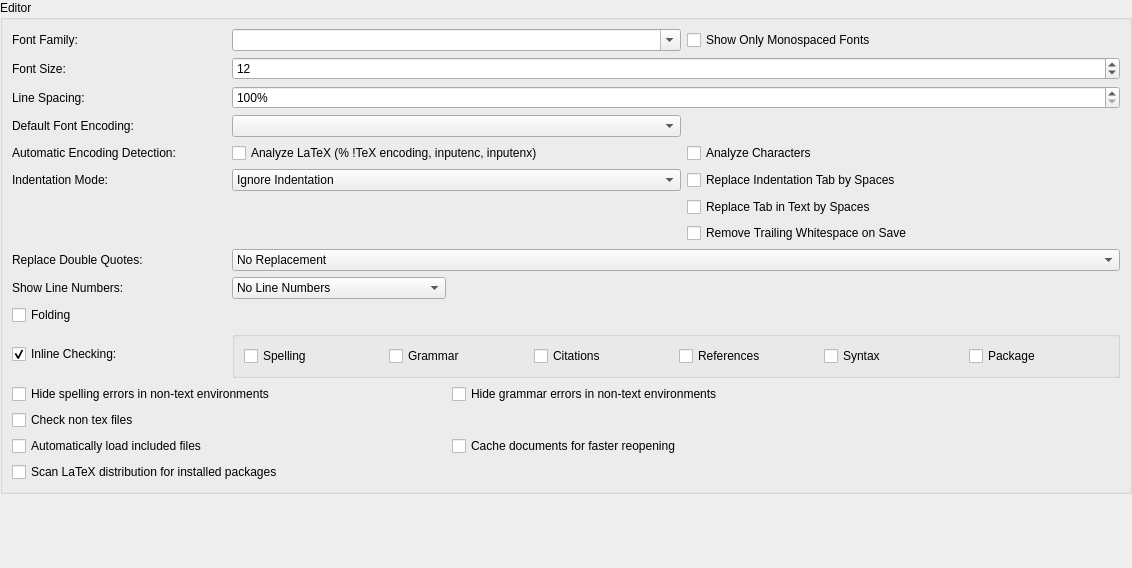
             <widget class="QWidget" name="scrollAreaWidgetContents_1">
              <property name="geometry">
               <rect>
                <x>0</x>
                <y>0</y>
                <width>1132</width>
                <height>568</height>
               </rect>
              </property>
              <layout class="QGridLayout">
               <property name="leftMargin">
                <number>0</number>
               </property>
               <property name="topMargin">
                <number>0</number>
               </property>
               <property name="rightMargin">
                <number>0</number>
               </property>
               <property name="bottomMargin">
                <number>0</number>
               </property>
               <property name="spacing">
                <number>6</number>
               </property>
               <item row="3" column="0">
                <spacer name="verticalSpacer_5">
                 <property name="orientation">
                  <enum>Qt::Orientation::Vertical</enum>
                 </property>
                 <property name="sizeHint" stdset="0">
                  <size>
                   <width>20</width>
                   <height>40</height>
                  </size>
                 </property>
                </spacer>
               </item>
               <item row="1" column="0">
                <widget class="QGroupBox" name="groupBox_3">
                 <property name="title">
                  <string>Editor</string>
                 </property>
                 <layout class="QGridLayout">
                  <item row="13" column="0">
                   <widget class="QCheckBox" name="checkBoxRealTimeCheck">
                    <property name="sizePolicy">
                     <sizepolicy hsizetype="Preferred" vsizetype="Fixed">
                      <horstretch>0</horstretch>
                      <verstretch>0</verstretch>
                     </sizepolicy>
                    </property>
                    <property name="text">
                     <string>Inline Checking:</string>
                    </property>
                    <property name="checked">
                     <bool>true</bool>
                    </property>
                   </widget>
                  </item>
                  <item row="11" column="0">
                   <widget class="QLabel" name="label_33">
                    <property name="text">
                     <string>Show Line Numbers:</string>
                    </property>
                   </widget>
                  </item>
                  <item row="11" column="1">
                   <widget class="QComboBox" name="comboboxLineNumbers">
                    <item>
                     <property name="text">
                      <string>No Line Numbers</string>
                     </property>
                    </item>
                    <item>
                     <property name="text">
                      <string>All Line Numbers</string>
                     </property>
                    </item>
                    <item>
                     <property name="text">
                      <string>Only Important Line Numbers</string>
                     </property>
                    </item>
                   </widget>
                  </item>
                  <item row="15" column="0" colspan="2">
                   <widget class="QCheckBox" name="checkBoxInlineCheckNonTeXFiles">
                    <property name="text">
                     <string>Check non tex files</string>
                    </property>
                    <property name="advancedOption" stdset="0">
                     <bool>true</bool>
                    </property>
                   </widget>
                  </item>
                  <item row="17" column="0" colspan="2">
                   <widget class="QCheckBox" name="checkBoxScanInstalledLatexPackages">
                    <property name="text">
                     <string>Scan LaTeX distribution for installed packages</string>
                    </property>
                    <property name="advancedOption" stdset="0">
                     <bool>true</bool>
                    </property>
                   </widget>
                  </item>
                  <item row="12" column="0" colspan="4">
                   <widget class="QCheckBox" name="checkBoxFolding">
                    <property name="text">
                     <string>Folding</string>
                    </property>
                   </widget>
                  </item>
                  <item row="7" column="3" colspan="2">
                   <widget class="QCheckBox" name="checkBoxReplaceIndentTabByWhitespace">
                    <property name="text">
                     <string>Replace Indentation Tab by Spaces</string>
                    </property>
                   </widget>
                  </item>
                  <item row="0" column="0">
                   <widget class="QLabel" name="labelFamily">
                    <property name="text">
                     <string>Font Family:</string>
                    </property>
                   </widget>
                  </item>
                  <item row="10" column="0">
                   <widget class="QLabel" name="label_39">
                    <property name="text">
                     <string>Replace Double Quotes:</string>
                    </property>
                   </widget>
                  </item>
                  <item row="3" column="0">
                   <widget class="QLabel" name="labelEncoding">
                    <property name="sizePolicy">
                     <sizepolicy hsizetype="Minimum" vsizetype="Preferred">
                      <horstretch>0</horstretch>
                      <verstretch>0</verstretch>
                     </sizepolicy>
                    </property>
                    <property name="text">
                     <string>Default Font Encoding:</string>
                    </property>
                   </widget>
                  </item>
                  <item row="7" column="0">
                   <widget class="QLabel" name="label_30">
                    <property name="text">
                     <string>Indentation Mode:</string>
                    </property>
                   </widget>
                  </item>
                  <item row="5" column="0">
                   <widget class="QLabel" name="label_65">
                    <property name="text">
                     <string>Automatic Encoding Detection:</string>
                    </property>
                   </widget>
                  </item>
                  <item row="3" column="1" colspan="2">
                   <widget class="QComboBox" name="comboBoxEncoding"/>
                  </item>
                  <item row="5" column="1" colspan="2">
                   <widget class="QCheckBox" name="checkBoxAutoDetectEncodingFromLatex">
                    <property name="text">
                     <string>Analyze LaTeX (% !TeX encoding, inputenc, inputenx)</string>
                    </property>
                   </widget>
                  </item>
                  <item row="5" column="3" colspan="2">
                   <widget class="QCheckBox" name="checkBoxAutoDetectEncodingFromChars">
                    <property name="toolTip">
                     <string>can only decide between utf16/utf-8 and ISO 8859-1 !</string>
                    </property>
                    <property name="text">
                     <string>Analyze Characters</string>
                    </property>
                   </widget>
                  </item>
                  <item row="0" column="1" colspan="2">
                   <widget class="QComboBox" name="comboBoxFont">
                    <property name="editable">
                     <bool>true</bool>
                    </property>
                   </widget>
                  </item>
                  <item row="1" column="1" colspan="4">
                   <widget class="QSpinBox" name="spinBoxSize">
                    <property name="minimum">
                     <number>1</number>
                    </property>
                    <property name="value">
                     <number>12</number>
                    </property>
                   </widget>
                  </item>
                  <item row="2" column="1" colspan="4">
                   <widget class="QSpinBox" name="spinBoxLineSpacingPercent">
                    <property name="suffix">
                     <string>%</string>
                    </property>
                    <property name="minimum">
                     <number>100</number>
                    </property>
                    <property name="maximum">
                     <number>500</number>
                    </property>
                    <property name="singleStep">
                     <number>10</number>
                    </property>
                    <property name="advancedOption" stdset="0">
                     <bool>true</bool>
                    </property>
                   </widget>
                  </item>
                  <item row="1" column="0">
                   <widget class="QLabel" name="labelSize">
                    <property name="text">
                     <string>Font Size:</string>
                    </property>
                   </widget>
                  </item>
                  <item row="2" column="0">
                   <widget class="QLabel" name="label_2">
                    <property name="text">
                     <string>Line Spacing:</string>
                    </property>
                    <property name="advancedOption" stdset="0">
                     <bool>true</bool>
                    </property>
                   </widget>
                  </item>
                  <item row="10" column="1" colspan="4">
                   <widget class="QComboBox" name="comboBoxReplaceQuotes">
                    <item>
                     <property name="text">
                      <string>No Replacement</string>
                     </property>
                    </item>
                    <item>
                     <property name="text">
                      <string>English Quotes:  `` ''</string>
                     </property>
                    </item>
                    <item>
                     <property name="text">
                      <string>French Quotes:  &quot;&lt; &quot;&gt;</string>
                     </property>
                    </item>
                    <item>
                     <property name="text">
                      <string>German Quotes:  &quot;` &quot;'</string>
                     </property>
                    </item>
                    <item>
                     <property name="text">
                      <string>French Quotes (babel): \og{} \fg{}</string>
                     </property>
                    </item>
                    <item>
                     <property name="text">
                      <string>Reverse French Quotes: &quot;&gt; &quot;&lt;</string>
                     </property>
                    </item>
                    <item>
                     <property name="text">
                      <string>Package csquotes: \enquote{  }</string>
                     </property>
                    </item>
                    <item>
                     <property name="text">
                      <string>English Quotes (unicode): “ ”</string>
                     </property>
                    </item>
                    <item>
                     <property name="text">
                      <string>Polish Quotes: ,, ''</string>
                     </property>
                    </item>
                    <item>
                     <property name="text">
                      <string>Polish Quotes (unicode): „ ”</string>
                     </property>
                    </item>
                   </widget>
                  </item>
                  <item row="0" column="3" colspan="2">
                   <widget class="QCheckBox" name="checkBoxShowOnlyMonospacedFonts">
                    <property name="text">
                     <string>Show Only Monospaced Fonts</string>
                    </property>
                   </widget>
                  </item>
                  <item row="7" column="1" colspan="2">
                   <widget class="QComboBox" name="comboBoxAutoIndent">
                    <property name="advancedOption" stdset="0">
                     <bool>false</bool>
                    </property>
                    <item>
                     <property name="text">
                      <string>Ignore Indentation</string>
                     </property>
                    </item>
                    <item>
                     <property name="text">
                      <string>Keep Indentation</string>
                     </property>
                    </item>
                    <item>
                     <property name="text">
                      <string>Indent and Unindent Automatically</string>
                     </property>
                    </item>
                   </widget>
                  </item>
                  <item row="13" column="1" colspan="4">
                   <widget class="QGroupBox" name="groupBoxInlineChecking">
                    <property name="sizePolicy">
                     <sizepolicy hsizetype="Expanding" vsizetype="Preferred">
                      <horstretch>0</horstretch>
                      <verstretch>0</verstretch>
                     </sizepolicy>
                    </property>
                    <property name="title">
                     <string/>
                    </property>
                    <layout class="QHBoxLayout" name="horizontalLayout_4">
                     <item>
                      <widget class="QCheckBox" name="checkBoxInlineSpellCheck">
                       <property name="text">
                        <string>Spelling</string>
                       </property>
                      </widget>
                     </item>
                     <item>
                      <widget class="QCheckBox" name="checkBoxInlineGrammarCheck">
                       <property name="text">
                        <string>Grammar</string>
                       </property>
                      </widget>
                     </item>
                     <item>
                      <widget class="QCheckBox" name="checkBoxInlineCitationCheck">
                       <property name="text">
                        <string>Citations</string>
                       </property>
                      </widget>
                     </item>
                     <item>
                      <widget class="QCheckBox" name="checkBoxInlineReferenceCheck">
                       <property name="text">
                        <string>References</string>
                       </property>
                      </widget>
                     </item>
                     <item>
                      <widget class="QCheckBox" name="checkBoxInlineSyntaxCheck">
                       <property name="text">
                        <string>Syntax</string>
                       </property>
                      </widget>
                     </item>
                     <item>
                      <widget class="QCheckBox" name="checkBoxInlinePackageCheck">
                       <property name="text">
                        <string>Package</string>
                       </property>
                      </widget>
                     </item>
                    </layout>
                   </widget>
                  </item>
                  <item row="8" column="3" colspan="2">
                   <widget class="QCheckBox" name="checkBoxReplaceTextTabByWhitespace">
                    <property name="text">
                     <string>Replace Tab in Text by Spaces</string>
                    </property>
                   </widget>
                  </item>
                  <item row="14" column="2" colspan="3">
                   <widget class="QCheckBox" name="checkBoxHideGrammarErrorsInNonText">
                    <property name="text">
                     <string>Hide grammar errors in non-text environments</string>
                    </property>
                    <property name="advancedOption" stdset="0">
                     <bool>true</bool>
                    </property>
                   </widget>
                  </item>
                  <item row="14" column="0" colspan="2">
                   <widget class="QCheckBox" name="checkBoxHideSpellingErrorsInNonText">
                    <property name="text">
                     <string>Hide spelling errors in non-text environments</string>
                    </property>
                    <property name="advancedOption" stdset="0">
                     <bool>true</bool>
                    </property>
                   </widget>
                  </item>
                  <item row="9" column="3" colspan="2">
                   <widget class="QCheckBox" name="checkboxRemoveTrailingWsOnSave">
                    <property name="text">
                     <string>Remove Trailing Whitespace on Save</string>
                    </property>
                   </widget>
                  </item>
                  <item row="16" column="0" colspan="2">
                   <widget class="QCheckBox" name="checkBoxAutoLoad">
                    <property name="text">
                     <string>Automatically load included files</string>
                    </property>
                    <property name="advancedOption" stdset="0">
                     <bool>true</bool>
                    </property>
                   </widget>
                  </item>
                  <item row="16" column="2">
                   <widget class="QCheckBox" name="checkBoxUseCache">
                    <property name="text">
                     <string>Cache documents for faster reopening</string>
                    </property>
                    <property name="advancedOption" stdset="0">
                     <bool>true</bool>
                    </property>
                   </widget>
                  </item>
                 </layout>
                </widget>
               </item>
              </layout>
             </widget>
